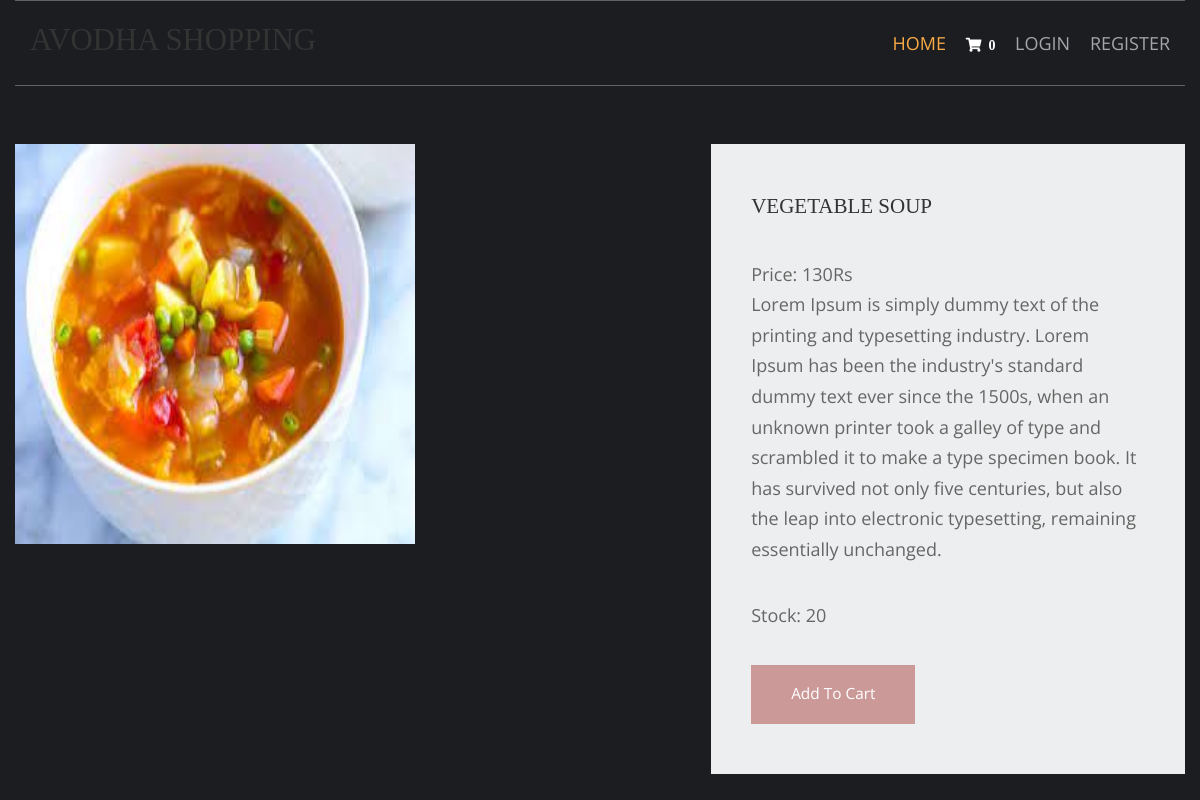
Page /vegetable-recipe/vegetable-soup/ on the committed database.
### ecommerce_app/models.py (models this page shows, shortened)
class Product(models.Model):
    name=models.CharField(max_length=250,unique=True)
    slug = models.SlugField(max_length=250, unique=True)
    desc = models.TextField(blank=True)
    image = models.ImageField(upload_to='product', blank=True)
    category = models.ForeignKey(Category,on_delete=models.CASCADE)
    price = models.IntegerField()
    stock = models.IntegerField()
    available = models.BooleanField()

### ecommerce_app/views.py (the view)
# urls.py: path('<slug:c_slug>/<slug:product_slug>/',views.ProdCatDetail,name='ProdCatDetail'),
def ProdCatDetail(request,c_slug,product_slug):
    try:
        prod=get_object_or_404(Product,category__slug=c_slug,slug=product_slug)
    except Exception as e:
        raise e
    return render(request,'item.html',{'pr':prod})

### cart/context_processors.py (called while the page is built)
def counter(request):
    item_count=0
    if 'admin' in request.path:
        return {}
    else:
        try:
            cart=Cart.objects.filter(cart_id=_cart_id(request))
            cart_items=CartItem.objects.all().filter(cart=cart[:1])
            for cart_item in cart_items:
                item_count+=cart_item.quantity
        except cart.DoesNotExist:
            item_count=0
        return dict(item_count=item_count)

### cart/views.py (called while the page is built)
def _cart_id(request):
    cart=request.session.session_key
    if not cart:
        cart=request.session.create()
    return cart

### templates/item.html (shortened to what this page needs)
{% extends 'base.html' %}
{% load static %}
{% block content %}
<html lang="en">
<head>
    <link href="{% static 'pr/fontawesome/css/all.min.css' %}" rel="stylesheet" />
    <link href="{% static 'pr/css/templatemo-comparto.css' %}" rel="stylesheet" />
</head>
<body>
  <br><br>
        <section class="tm-mb-1" id="about">
            <div class="tm-row tm-about-row">
                <div class="tm-section-1-l">
                    <img src="{{pr.image.url}}" alt="About image" class="tm-img-responsive" style="height: 400; width: 400;">
                </div>
                <article class="tm-section-1-r tm-bg-color-8">
                    <h2 class="tm-mb-2 tm-title-color">{{pr.name}}</h2>
                    <p>Price: {{pr.price}}Rs <br> {{pr.desc}}</p>
                    <p>Stock: {{pr.stock}}</p>
                    {% if pr.stock <= 0 %}
                    <h1 style="color: red">Sorry, No stock left</h1>
                    {% else %}
                    <a href="{% url 'cart:add_cart' pr.id %}" class="tm-btn tm-btn-1 tm-link-to-services">Add To Cart</a>
                    {% endif %}
                </article>
            </div>
        </section>
</body>
</html>
{% endblock %}

### static/hm/layout/styles/layout.css (style rules this page uses)
*, *::before, *::after { transition:all .3s ease-in-out; }
body { color:#A5A6AA; background-color:#1C1D21; }
a { color:#FBAB45; }

### static/pr/css/templatemo-comparto.css (style rules this page uses)
*, *::before, *::after { box-sizing: border-box; outline: none; }
ul, h1, h2, h3, h4, p, figure { padding: 0; margin: 0; }
body { font-family: 'Open Sans', Arial, sans-serif; font-size: 18px; overflow-x: hidden; padding-left: 15px; padding-right: 15px; margin: 0; }
h2 { font-size: 1.5rem; }
a { transition: all 0.3s ease; text-decoration: none; }
p { color: #666; line-height: 1.7; margin-bottom: 35px; }
h1, h2, h3, h4, h5, h6 { color: #333; }
.tm-mb-1 { margin-bottom: 20px; }
.tm-mb-2 { margin-bottom: 40px; }
.tm-bg-color-8 { background-color: #EDEEEF; }
.tm-img-responsive { max-width: 100%; height: auto; }
.tm-section-1-l { width: 57.85%; margin-right: 1.65%; }
.tm-section-1-r { padding: 50px 40px; width: 40.5%; }
.tm-row { display: flex; }
.tm-btn { display: inline-block; padding: 15px 40px; font-size: 1.1rem; border: none; background-color: #CC9999; color: white; }
a { color: #666; }

### static/hm/layout/styles/framework.css (style rules this page uses)
html { overflow-y:scroll; overflow-x:hidden; }
html, body { margin:0; padding:0; font-size:14px; line-height:1.6em; }
*, *::before, *::after { box-sizing:border-box; }
a { outline:none; text-decoration:none; }
img { width:auto; max-width:100%; height:auto; margin:0; padding:0; border:none; line-height:normal; vertical-align:middle; }
body, input, textarea, select { font-family:Verdana, Geneva, sans-serif; }
h1, h2, h3, h4, h5, h6, .heading { font-family:Georgia, "Times New Roman", Times, serif; }
::placeholder { opacity:1; }
h1, h2, h3, h4, h5, h6, .heading { margin:0 0 20px 0; font-size:1.4rem; line-height:normal; font-weight:normal; text-transform:uppercase; }
address, article, aside, figcaption, figure, footer, header, main, nav, section { display:block; margin:0; padding:0; }

### rows in the picture
Product: image (picture), name "VEGETABLE SOUP", price "130", desc "Lorem Ipsum is simply dummy text of the printing and typesetting industry. Lorem Ipsum has been the industry's standard dummy text ever since the 1500s, when an unknown printer took a galley of type and scrambled it to make a type specimen book. It has survived not only five centuries, but also the leap into electronic typesetting, remaining essentially unchanged.", stock "20"

### other values in the picture
{{ item_count }} "0"
